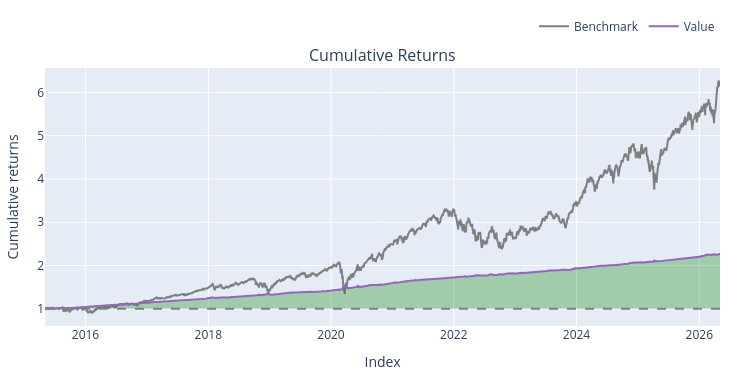

Notebook cell for this chart:
### Markdown cell above
### Using trend filters alongside dual thrust

### Code cell
macd_dict = {}
signal_dict = {}
hist_dict = {}
rsi_dict = {}

for ticker in close_df.columns:
    prices = close_df[ticker].to_numpy(dtype=np.float64)

    macd, signal, hist = talib.MACD(
        prices,
        fastperiod=12,
        slowperiod=26,
        signalperiod=9
    )

    rsi = talib.RSI(
        prices,
        timeperiod=14
    )

    macd_dict[ticker] = macd
    signal_dict[ticker] = signal
    hist_dict[ticker] = hist
    rsi_dict[ticker] = rsi

macd_df = pd.DataFrame(macd_dict, index=close_df.index)
signal_df = pd.DataFrame(signal_dict, index=close_df.index)
hist_df = pd.DataFrame(hist_dict, index=close_df.index)
rsi_df = pd.DataFrame(rsi_dict, index = close_df.index )


valid = R.notna() & (R > 0)

upper_hit = valid & (high_df >= upper_limit)
lower_hit = valid & (low_df <= lower_limit)

long_signal = upper_hit & ~lower_hit
short_signal = lower_hit & ~upper_hit


macd_bull = (
    (macd_df >= signal_df)
    .shift(1).fillna(False).astype(bool)
)

macd_bear = (
    (macd_df < signal_df)
    .shift(1).fillna(False).astype(bool)
)

rsi_bull = (
    (rsi_df >= 50)
    .shift(1).fillna(False).astype(bool)
)

rsi_bear = (
    (rsi_df < 50)
    .shift(1).fillna(False).astype(bool)
)

trend_long = macd_bull & rsi_bull
trend_short = macd_bear & rsi_bear


long_entry = long_signal & trend_long
short_entry = short_signal & trend_short

long_exit = short_entry
short_exit = long_entry

execution_price = close_df.copy()

execution_price = execution_price.where(
    ~long_signal, upper_limit
)

execution_price = execution_price.where(
    ~short_signal, lower_limit
)


backtest_1 = vbt.Portfolio.from_signals(
    close=close_df,
    price=execution_price,
    val_price=previous_close,

    entries=long_entry,
    exits=long_exit,
    short_entries=short_entry,
    short_exits=short_exit,

    upon_opposite_entry="reverse",

    init_cash=INIT_CASH,
    size=ORDER_VALUE,
    size_type="value",

    cash_sharing=True,
    group_by=True,
    call_seq="auto",
    lock_cash=True,
    allow_partial=True,

    fees=0.001,
    slippage=0.0005,
    freq="1D"
)

print(backtest_1.stats())
backtest_1.plot().show()

### Figure 1 — Plotly figure (JSON) as saved in the notebook; plotly's stock layout.template omitted (floating-point values rounded to 4 significant figures; data arrays with more than 128 entries replaced by an {"elided": "..."} marker saying what was removed)
{"data": [{"legendgroup": "0", "line": {"color": "#7f7f7f"}, "name": "Benchmark", "showlegend": true, "type": "scatter", "uid": "61206776-384e-43a7-88de-2a92360ce77a", "x": {"elided": "2766 str values"}, "xaxis": "x", "y": {"elided": "2766 float values"}, "yaxis": "y"}, {"hoverinfo": "skip", "legendgroup": "1", "line": {"color": "rgba(0, 0, 0, 0)", "width": 0}, "opacity": 0, "showlegend": false, "type": "scatter", "uid": "2c6a09b6-8999-4882-8bbd-dfa3317bf932", "x": {"elided": "2766 str values"}, "xaxis": "x", "y": {"elided": "2766 int values"}, "yaxis": "y"}, {"connectgaps": false, "fill": "tonexty", "fillcolor": "rgba(0, 128, 0, 0.3)", "hoverinfo": "skip", "legendgroup": "1", "line": {"color": "rgba(0, 0, 0, 0)", "width": 0}, "opacity": 0, "showlegend": false, "type": "scatter", "uid": "1729d438-bec8-478c-a7d2-cd1a06c63a5e", "x": {"elided": "2766 str values"}, "xaxis": "x", "y": {"elided": "2766 float values"}, "yaxis": "y"}, {"legendgroup": "2", "line": {"color": "#9467bd"}, "name": "Value", "showlegend": true, "type": "scatter", "uid": "66ea68c7-d6aa-413e-9eee-c58e38282f8b", "x": {"elided": "2766 str values"}, "xaxis": "x", "y": {"elided": "2766 float values"}, "yaxis": "y"}, {"hoverinfo": "skip", "legendgroup": "1", "line": {"color": "rgba(0, 0, 0, 0)", "width": 0}, "opacity": 0, "showlegend": false, "type": "scatter", "uid": "bc3c6792-2b4d-4b9b-bb19-eeba235bb593", "x": {"elided": "2766 str values"}, "xaxis": "x", "y": {"elided": "2766 int values"}, "yaxis": "y"}], "layout": {"annotations": [{"font": {"size": 16}, "showarrow": false, "text": "Cumulative Returns", "x": 0.5, "xanchor": "center", "xref": "paper", "y": 1, "yanchor": "bottom", "yref": "paper"}], "height": 380, "legend": {"orientation": "h", "traceorder": "normal", "x": 1, "xanchor": "right", "y": 1.105, "yanchor": "bottom"}, "margin": {"b": 30, "l": 30, "r": 30, "t": 30}, "shapes": [{"line": {"color": "gray", "dash": "dash"}, "type": "line", "x0": 0, "x1": 1, "xref": "paper", "y0": 1, "y1": 1, "yref": "y"}], "showlegend": true, "width": 750, "xaxis": {"anchor": "y", "domain": [0, 1], "title": {"text": "Index"}}, "yaxis": {"anchor": "x", "domain": [0, 1], "title": {"text": "Cumulative returns"}}}}
